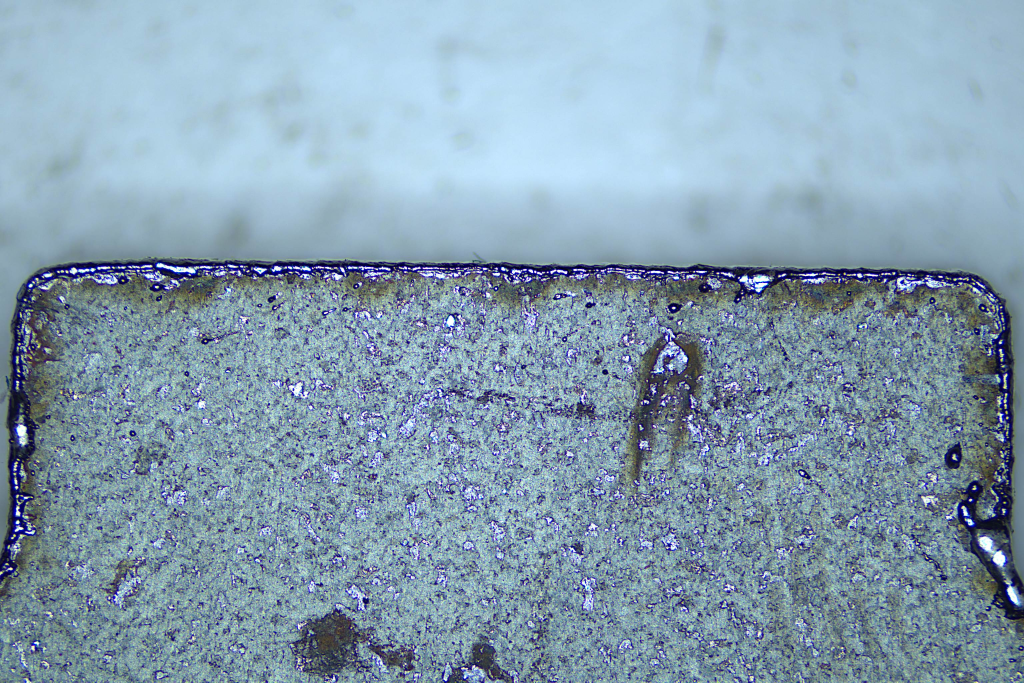
#> input picture Data/data2021_ori/0_ori/1/0326_151251.jpg, 3072 x 2048 px, given in place of 1, which was not available (shown at 1/3 size)
$ python generate_dataset.py
#> lines starting #> are read from the running program, lines starting #| are printed output that depends on the picture; after the words box and inside, x2 and y2 are one past the last pixel; in counts of white or black regions, pixels touching at a corner belong together; pictures that were not available may be replaced by others from this repository, and a replacement may not be noted
"""
    This code locate the cutting edge of workpiece, and crop the image into an appropriate size.
    Data Augmentation including rotating, flipping, adjusting contrast ratio and brightness was
    applied to build our custom dataset. The pictures are divided into training set and
    validation set in a ratio of about 8:2.
    Noting that this code only works with the photos shot at 0 degree.
"""

import os
import random

import cv2
import matplotlib.pyplot as plt
import numpy as np


def measure_object(image):
    """
    This function detects the edge of the workpiece by finding a minimum bounding rectangle.

    Args:
        image:      the image to be detected
    Returns:
        (x, y):     the coordinate of left-top point
        w:          width of the bounding rectangle
        h:          height of the bounding rectangle
    """

    image_blur = cv2.GaussianBlur(image, (5, 5), 0)
    image_gray = cv2.cvtColor(image_blur, cv2.COLOR_BGR2GRAY)

    th = cv2.adaptiveThreshold(image_gray, 255, cv2.ADAPTIVE_THRESH_MEAN_C, cv2.THRESH_BINARY, 11, 2)

    plt.figure()
    plt.imshow(th, 'gray')

    contours, hierarchy = cv2.findContours(th, cv2.RETR_EXTERNAL, cv2.CHAIN_APPROX_SIMPLE)

    max_area = 0
    for contour in contours:
        area = cv2.contourArea(contour)
        if area < max_area:
            continue
        else:
            max_area = area
            x, y, w, h = cv2.boundingRect(contour)
    plt.plot([x, w], [h, h])
    plt.show()
    return x, y, w, h


# [65 lines left out: functions contrast, bright, data_augment, not called in this run]


if __name__ == "__main__":
    src_root = "C:/Users/31270/Desktop/graduation_project/New_data/0_ori"
    train_root = "C:/Users/31270/Desktop/graduation_project/New_data/train"
    val_root = "C:/Users/31270/Desktop/graduation_project/New_data/val"

    # loop through the source files and then generate datasets
    for filename in os.listdir(src_root):
        # get source image
        print(src_root + '/' + filename)
        image = cv2.imread(src_root + '/' + filename)
#> image is the input picture: shape (2048, 3072, 3); mean B, G, R 177.3, 159, 134.9

        # detect the cutting edge, then x+w is the x position of the edge
        x, y, w, h = measure_object(image)
#> in measure_object, `image_gray = cv2.cvtColor(image_blur, cv2.COLOR_BGR2GRAY)`:
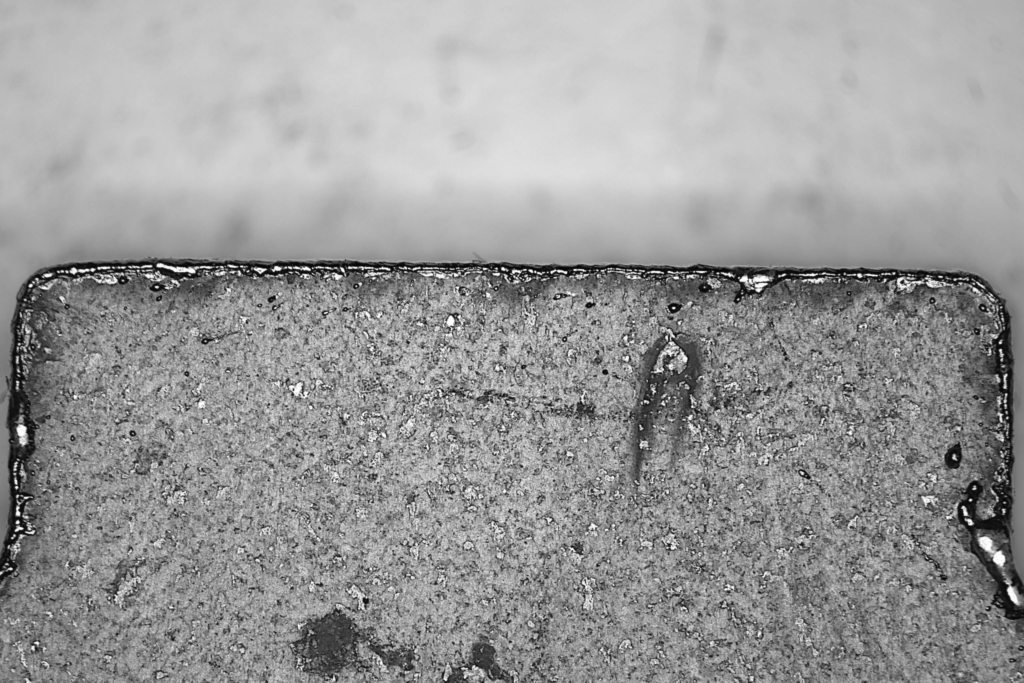
#> image_gray: shape (2048, 3072) (shown at 1/3 size); min 1, max 255, mean 153.8
#> in measure_object, `th = cv2.adaptiveThreshold(image_gray, 255, cv2.ADAPTIVE_THRESH_MEAN_C..`:
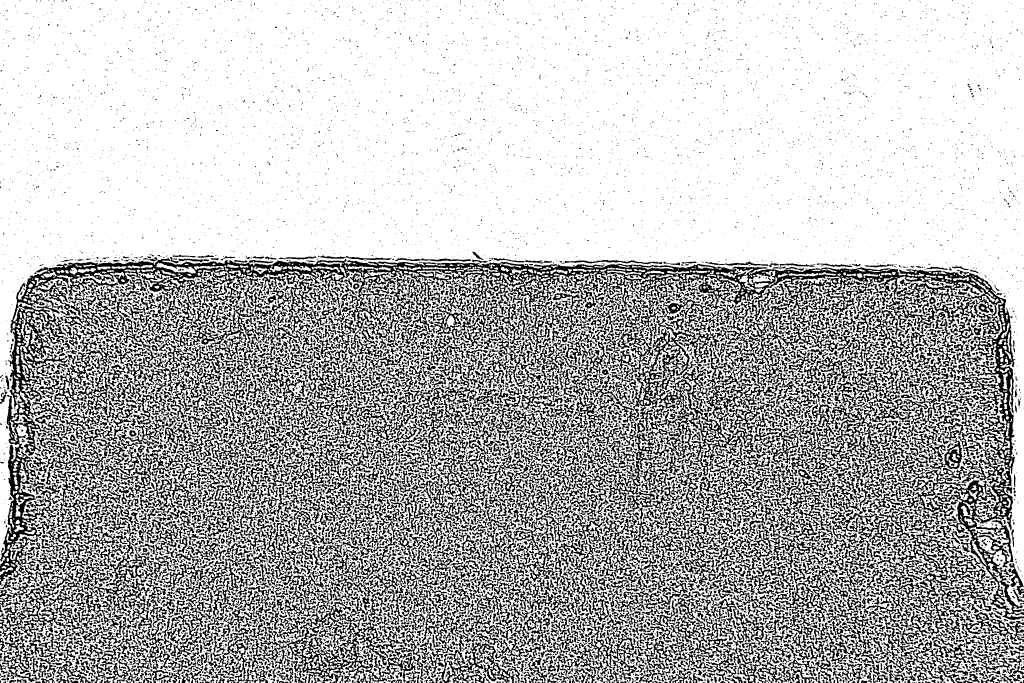
#> th: shape (2048, 3072) (shown at 1/3 size); 72% white; 12670 black regions (7790 under 20 px)
#> in measure_object, `contours, hierarchy = cv2.findContours(th, cv2.RETR_EXTERNAL, cv2.CHAI..`: contours = 1033 contours, 428 with area under 20; largest, box (x1, y1, x2, y2) and area: (0, 810, 3072, 2048) 3201866, (0, 0, 3072, 1830) 2523846, (909, 1835, 1060, 1980) 8148, (2875, 1412, 3005, 1561) 4947, (2356, 829, 2598, 903) 4058
#> the loop in measure_object, `for contour in contours:` made 1033 passes
#> (area, max_area, x, y, w, h) on passes 35, 42, 54, 64, 65, 67, 72, 83, 90, 100, 112, 133: (37.5, 37.5, 2961, 2043, 18, 5), (50, 50, 1921, 2042, 17, 6), (66, 66, 2329, 2039, 15, 9), (116, 116, 1692, 2035, 18, 13), (147, 147, 1368, 2035, 34, 13), (204, 204, 2348, 2034, 47, 14), (277.5, 277.5, 462, 2032, 48, 16), (344.5, 344.5, 1399, 2027, 40, 21), (377.5, 377.5, 944, 2021, 28, 27), (717.5, 717.5, 900, 2012, 46, 36), (812, 812, 1346, 2007, 88, 41), (2030, 2030, 1135, 1995, 77, 53)
#> area on passes 36, 39, 44, 48, 49, 50: 29, 31.5, 21, 45.5, 32, 26
#> in measure_object, `plt.show()`:
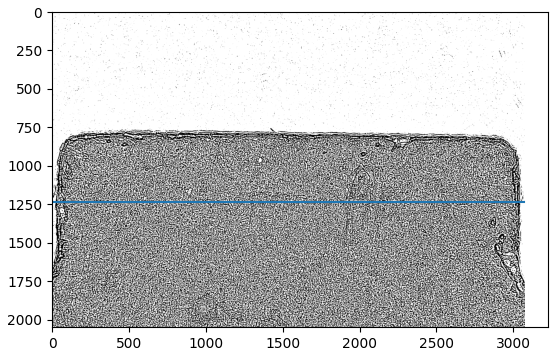
#> figure drawn by matplotlib, 1 panel
#> x = 0; y = 810; w = 3072; h = 1238
        print(x, y, w, h)
#| 0 810 3072 1238
#> pass 2 of the loop `for filename in os.listdir(src_root):`:
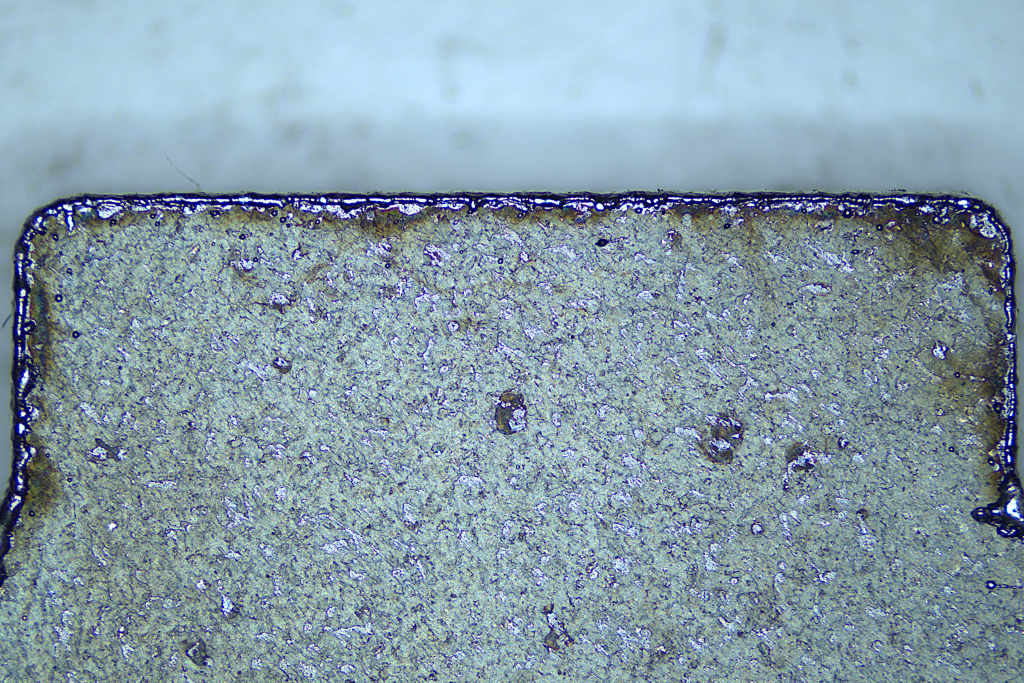
#> input picture Data/data2021_ori/0_ori/1/0326_151302.jpg, 3072 x 2048 px, given in place of 10, which was not available (shown at 1/3 size)
#> image is the input picture: shape (2048, 3072, 3); mean B, G, R 171.3, 157.8, 136.2
#> in measure_object (call 2), `th = cv2.adaptiveThreshold(image_gray, 255, cv2.ADAPTIVE_THRESH_MEAN_C..`:
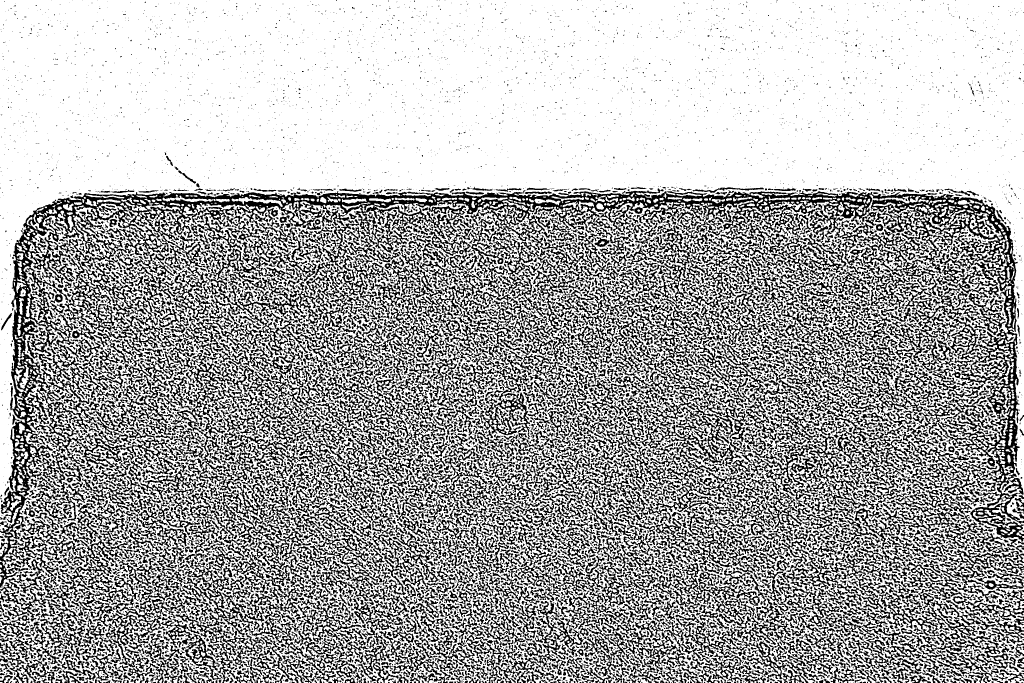
#> th: shape (2048, 3072) (shown at 1/3 size); 67.5% white; 12694 black regions (7256 under 20 px)
#> contours = 1051 contours, 373 with area under 20; largest, box (x1, y1, x2, y2) and area: (0, 584, 3072, 2048) 3837410, (0, 0, 3072, 1556) 1861780, (2793, 677, 2997, 854) 12950, (70, 798, 136, 970) 3176, (2914, 1071, 3020, 1136) 3060
#> the loop in measure_object (call 2), `for contour in contours:` made 1051 passes
#> (area, max_area, x, y, w, h) on passes 19, 21, 23, 25, 29, 46, 49, 82: (24, 24, 347, 2044, 13, 4), (27.5, 27.5, 2531, 2043, 11, 5), (28, 28, 1623, 2043, 13, 5), (37, 37, 1038, 2043, 12, 5), (78.5, 78.5, 2544, 2042, 22, 6), (151, 151, 2641, 2035, 29, 13), (305.5, 305.5, 3032, 2034, 40, 14), (936.5, 936.5, 2717, 2017, 82, 31)
#> in measure_object (call 2), `plt.show()`:
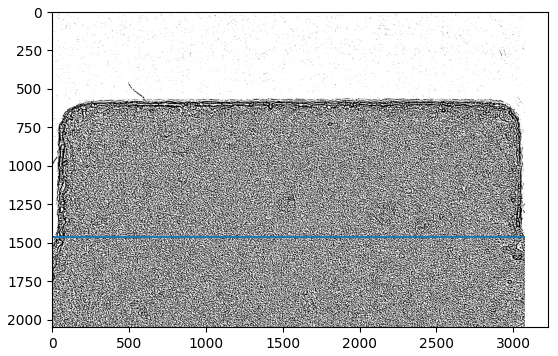
#> figure drawn by matplotlib, 1 panel
#> `x, y, w, h = measure_object(image)`: y = 584; h = 1464
#| 0 584 3072 1464
